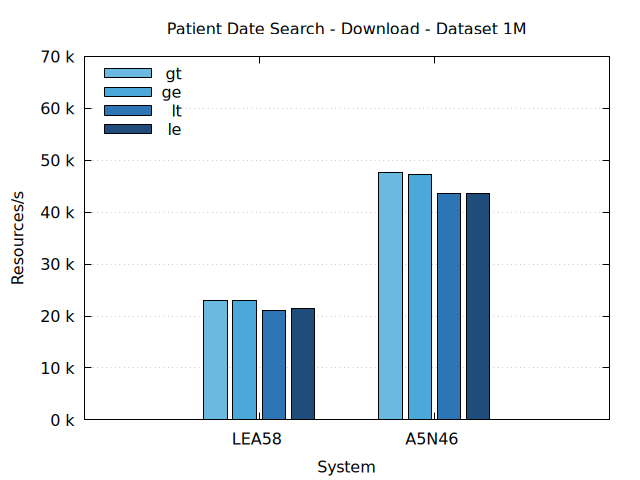

This chart was generated by the following gnuplot code:
# Set the terminal to PNG and specify the output file
set terminal pngcairo enhanced font 'Helvetica Neue,12'
set output 'patient-date-search-download-1M.png'

# Set the data separator and skip the header
set datafile separator "|"
set style data histograms
set style histogram clustered
set style fill solid border -1
set boxwidth 0.8
set key left top reverse

# Define x-axis and y-axis labels
set title "Patient Date Search - Download - Dataset 1M"
set xlabel 'System'
set ylabel 'Resources/s'
set format y "%.0f k"
set yrange [0:70]

# Define grid
set grid ytics

# Define line styles and colors for each date prefix
set style line 1 lc rgb '#6BB8E0'
set style line 2 lc rgb '#4DA8DA'
set style line 3 lc rgb '#2E75B6'
set style line 4 lc rgb '#1F4C7A'

# Plot the data
plot 'patient-date-search-download-1M.txt' using 4:xtic(2) every 4 ls 1 title 'gt', \
     'patient-date-search-download-1M.txt' using 4:xtic(2) every 4::1 ls 2 title 'ge', \
     'patient-date-search-download-1M.txt' using 4:xtic(2) every 4::2 ls 3 title 'lt', \
     'patient-date-search-download-1M.txt' using 4:xtic(2) every 4::3 ls 4 title 'le'
